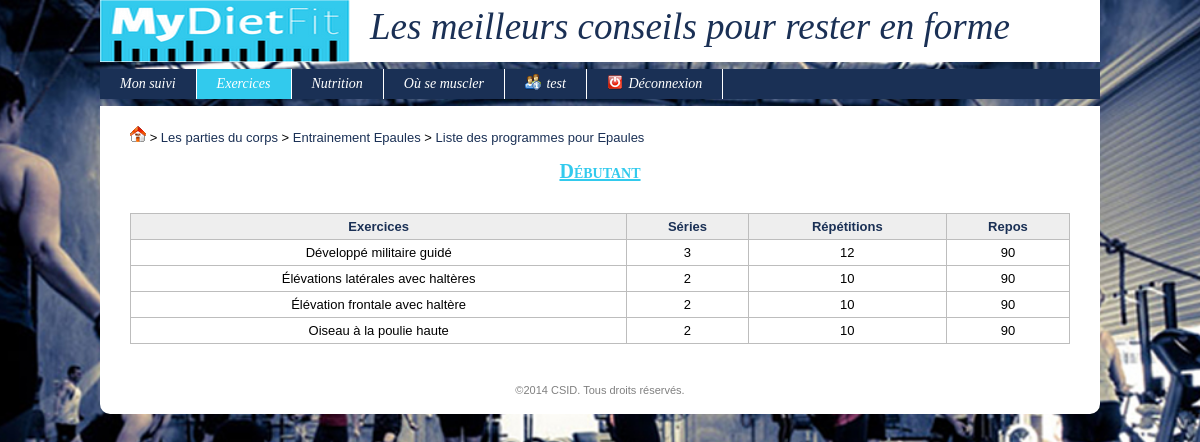
Screenshot of /index.php?uc=exercice&action=v_pgrm&idPgrm=2 (signed in) with the database file from the repository.
### tables this page shows
CREATE TABLE IF NOT EXISTS `partiecorps` (
  `idPartieCorps` int(11) unsigned NOT NULL AUTO_INCREMENT,
  `libelle` varchar(45) NOT NULL DEFAULT '',
  `descEx` varchar(1000) NOT NULL DEFAULT '',
  `descPgrm` varchar(1000) NOT NULL DEFAULT '',
  PRIMARY KEY (`idPartieCorps`)
);

CREATE TABLE IF NOT EXISTS `programme` (
  `idProgramme` int(11) unsigned NOT NULL AUTO_INCREMENT,
  `niveau` varchar(45) NOT NULL DEFAULT '',
  `idPartieCorps` int(11) unsigned NOT NULL,
  `description` varchar(3000) NOT NULL DEFAULT '',
  PRIMARY KEY (`idProgramme`),
  KEY `idPartieCorps` (`idPartieCorps`)
);

CREATE TABLE IF NOT EXISTS `x_programme_exercice` (
  `idProgramme` int(10) unsigned NOT NULL DEFAULT '0',
  `idFicheExercice` int(11) unsigned NOT NULL DEFAULT '0',
  `serie` int(11) unsigned NOT NULL DEFAULT '0',
  `repetition` int(11) unsigned NOT NULL DEFAULT '0',
  `repos` int(11) unsigned NOT NULL DEFAULT '0',
  `ordre` int(11) unsigned NOT NULL DEFAULT '0',
  PRIMARY KEY (`idProgramme`,`idFicheExercice`),
  KEY `FK_x_programme_exercice_2` (`idFicheExercice`)
);

CREATE TABLE IF NOT EXISTS `ficheexercice` (
  `idFicheExercice` int(11) unsigned NOT NULL AUTO_INCREMENT,
  `titre` varchar(45) DEFAULT NULL,
  `resume` varchar(1000) DEFAULT NULL,
  `description` varchar(5000) NOT NULL DEFAULT '',
  `dateAjout` datetime DEFAULT NULL,
  `idPartieCorps` int(10) unsigned DEFAULT NULL,
  `video` varchar(1000) NOT NULL DEFAULT '',
  `image1` varchar(100) NOT NULL DEFAULT '',
  `image2` varchar(100) NOT NULL DEFAULT '',
  `image3` varchar(100) NOT NULL DEFAULT '',
  `imageResume` varchar(100) NOT NULL DEFAULT '',
  PRIMARY KEY (`idFicheExercice`),
  KEY `FK_ficheexercice_1` (`idPartieCorps`)
);

### config.inc.php (called while the page is built, shortened)
<?php
$_CONFIG = array
(
	"DB_ServerHost" => "localhost",
	"DB_Username" => "root",
    "DB_Password" => "",
    "DB_Database" => "mydietfit_bdd",
    "DIR_Control" => "controleurs/",
    "DIR_View" => "vues/",
    "DIR_Model" => "modules/fonctions/php/",
    "DIR_Dynamic" => "modules/fonctions/js/",
    "DIR_XML" => "modules/fonctions/xml/",
    "DIR_Plugin" => "modules/plugins/",
    "DIR_CSS" => "modules/themes/",
    "DIR_Attachment" => "ressources/documents/",
    "DIR_Image" => "ressources/images/",
	"EML_Envoi" => false,
	"EML_ServerSMTP" => "",
	"EML_PortSMTP" => "",
);
?>

### modules/fonctions/php/generale.inc.php (called while the page is built, shortened)
<?php
function connexion()
{
	global $_CONFIG;
	$hote = $_CONFIG['DB_ServerHost'];
	$login = $_CONFIG['DB_Username'];
	$mdp = $_CONFIG['DB_Password'];
	$bd = $_CONFIG['DB_Database'];
	$connexion = @mysql_connect($hote, $login, $mdp) or die("<u>Erreur SQL (Connexion au serveur impossible)</u>: ".mysql_error()." <br>");
	return $connexion;
}
function getRequest($nomChamp, $elseValue = null)
{
	return (isset($_REQUEST[$nomChamp]) && $_REQUEST[$nomChamp]) ? $_REQUEST[$nomChamp] : $elseValue;
}
function getMySqlString($champ, $elseValue = null, $noCote = 0)
{
	$cote = ($noCote) ? null : "'";
	if(isset($champ) && $champ) $result = $cote.mysql_real_escape_string($champ, connexion()).$cote;
	else if(is_null($champ) || $champ == "") $result = "NULL";
	else $result = $cote.mysql_real_escape_string($elseValue, connexion()).$cote;
	return $result;
}
?>

### modules/fonctions/php/programme.inc.php (called while the page is built, shortened)
<?php
function getUnProgramme($idProgramme)
{
	$req = "SELECT * FROM programme where idProgramme = ".getMySqlString($idProgramme);
	$conx = connexion();
	$res = mysql_query($req, $conx) or die ("<u>Erreur SQL (getUnProgramme)</u>: ".mysql_error()." <br>");
	$unProgramme = mysql_fetch_assoc($res);
	return $unProgramme;
}
?>

### modules/fonctions/php/partieCorps.inc.php (called while the page is built, shortened)
<?php
function getUnePartieCorps($idPartieCorps)
{
	$req = "SELECT * FROM partiecorps where idPartieCorps = ".getMySqlString($idPartieCorps);
	$conx = connexion();
	$res = mysql_query($req, $conx) or die ("<u>Erreur SQL (getUnePartieCorps)</u>: ".mysql_error()." <br>");
	$unePartieCorps = mysql_fetch_assoc($res);
	return $unePartieCorps;
}
?>

### modules/fonctions/php/x_programme_exercice.inc.php (called while the page is built, shortened)
<?php
function getUnProgrammeExercice($idProgramme, $idFicheExercice = null)
{
	$req = "SELECT * FROM x_programme_exercice where idProgramme = ".getMySqlString($idProgramme);
	$req .= " ORDER BY ordre";
	$conx = connexion();
	$res = mysql_query($req, $conx) or die ("<u>Erreur SQL (getUnProgrammeExercice)</u>: ".mysql_error()." <br>");
	$unProgrammeExercice = array();
	$ligne = mysql_fetch_assoc($res);
	while($ligne != false)
	{
		$unProgrammeExercice[] = $ligne;
		$ligne = mysql_fetch_assoc($res);
	}
	return $unProgrammeExercice;
}
?>

### modules/fonctions/php/exercices.inc.php (called while the page is built, shortened)
<?php
function getUnExercice($idExercice)
{
	$req = "SELECT * FROM ficheexercice where idFicheExercice = ".getMySqlString($idExercice);
	$conx = connexion();
	$res = mysql_query($req, $conx) or die ("<u>Erreur SQL (getUnExercice)</u>: ".mysql_error()." <br>");
	$unExercice = mysql_fetch_assoc($res);
	return $unExercice;
}
?>

### vues/exercices/v_pgrm.php (the view)
<p><?php echo $unProgramme['description'] ?></p> <br>
<?php if(isset($unProgrammeExercice)) { ?>
	<table>
		<tr>
			<th>Exercices</th>
			<th>Séries</th>
			<th>Répétitions</th>
			<th>Repos</th>
		</tr>
		<?php foreach($unProgrammeExercice as $uneLigne) {
		$idExercice = $uneLigne['idFicheExercice'];
		$unExercice = getUnExercice($idExercice);
		$titre = $unExercice['titre'];
		$serie = $uneLigne['serie'];
		$repetition = $uneLigne['repetition'];
		$repos = $uneLigne['repos'];
		$paramTD = "onClick=document.location.href='index.php?uc=exercice&action=v_exercice&idExercice=$idExercice' title=\"Cliquez ici pour voir l'exercice\"";
		echo "	<tr class='ligneTableau'>
					<td $paramTD>$titre</td>
					<td $paramTD>$serie</td>
					<td $paramTD>$repetition</td>
					<td $paramTD>$repos</td>
				</tr>";
		} ?>
	</table>
<?php } ?>

### vues/v_filAriane.php (shortened to what this page needs)
<?php
$home = "<a href='index.php?uc=identif&action=index'><img src='$_CONFIG[DIR_Image]home.gif'></a>";
$niveau1 = "<a href='index.php?uc=exercice&action=lstExercice'>Les parties du corps</a>";
echo "<div style='text-align:justify'>";
if($action == "v_pgrm") {
	$idProgramme = getRequest('idPgrm');
	$unProgramme = getUnProgramme($idProgramme);
	$idPartieCorps = $unProgramme['idPartieCorps'];
	$unePartieCorps = getUnePartieCorps($idPartieCorps);
	$libelle = $unePartieCorps['libelle'];
	$niveau2 = "<a href='index.php?uc=exercice&action=entrainement&idPartieCorps=$idPartieCorps'>Entrainement $libelle</a>";
	$lstPgrm = "<a href='index.php?uc=exercice&action=lstPgrm&idPartieCorps=$idPartieCorps'>Liste des programmes pour $libelle</a>";
	echo $home." > ".$niveau1." > ".$niveau2." > ".$lstPgrm;
}
echo "</div><br>";
?>

### vues/v_headTitre.php
<h2> <?php echo $titre; ?> </h2> <br>

### rows the page displays
partiecorps: libelle "Epaules"
programme: niveau "Débutant"
x_programme_exercice: idFicheExercice.titre "Développé militaire guidé", serie "3", repetition "12", repos "90"
x_programme_exercice: idFicheExercice.titre "Élévations latérales avec haltères", serie "2", repetition "10", repos "90"
x_programme_exercice: idFicheExercice.titre "Élévation frontale avec haltère", serie "2", repetition "10", repos "90"
x_programme_exercice: idFicheExercice.titre "Oiseau à la poulie haute", serie "2", repetition "10", repos "90"

### other values shown
$_SESSION['login'] "test"
